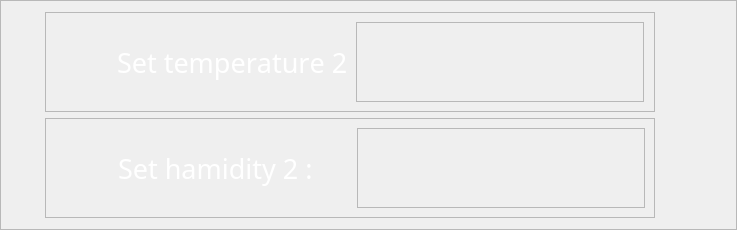
             <widget class="QFrame" name="frame_42">
              <property name="sizePolicy">
               <sizepolicy hsizetype="Expanding" vsizetype="Expanding">
                <horstretch>1</horstretch>
                <verstretch>1</verstretch>
               </sizepolicy>
              </property>
              <property name="minimumSize">
               <size>
                <width>573</width>
                <height>193</height>
               </size>
              </property>
              <property name="maximumSize">
               <size>
                <width>16777215</width>
                <height>255</height>
               </size>
              </property>
              <property name="frameShape">
               <enum>QFrame::StyledPanel</enum>
              </property>
              <property name="frameShadow">
               <enum>QFrame::Raised</enum>
              </property>
              <layout class="QVBoxLayout" name="verticalLayout_11">
               <property name="leftMargin">
                <number>44</number>
               </property>
               <property name="rightMargin">
                <number>81</number>
               </property>
               <item>
                <widget class="QFrame" name="frame_43">
                 <property name="sizePolicy">
                  <sizepolicy hsizetype="Expanding" vsizetype="Expanding">
                   <horstretch>1</horstretch>
                   <verstretch>1</verstretch>
                  </sizepolicy>
                 </property>
                 <property name="minimumSize">
                  <size>
                   <width>445</width>
                   <height>82</height>
                  </size>
                 </property>
                 <property name="maximumSize">
                  <size>
                   <width>16777215</width>
                   <height>100</height>
                  </size>
                 </property>
                 <property name="styleSheet">
                  <string notr="true">#frame_43{
	
	border-image: url(:/images/phptps/frame 1-01.svg);

}</string>
                 </property>
                 <property name="frameShape">
                  <enum>QFrame::StyledPanel</enum>
                 </property>
                 <property name="frameShadow">
                  <enum>QFrame::Raised</enum>
                 </property>
                 <layout class="QHBoxLayout" name="horizontalLayout_48">
                  <property name="rightMargin">
                   <number>10</number>
                  </property>
                  <item>
                   <widget class="QFrame" name="frame_72">
                    <property name="sizePolicy">
                     <sizepolicy hsizetype="Expanding" vsizetype="Expanding">
                      <horstretch>1</horstretch>
                      <verstretch>1</verstretch>
                     </sizepolicy>
                    </property>
                    <property name="minimumSize">
                     <size>
                      <width>195</width>
                      <height>64</height>
                     </size>
                    </property>
                    <property name="styleSheet">
                     <string notr="true">#frame_72{
	border:none;
	background-color: none;

}</string>
                    </property>
                    <property name="frameShape">
                     <enum>QFrame::StyledPanel</enum>
                    </property>
                    <property name="frameShadow">
                     <enum>QFrame::Raised</enum>
                    </property>
                    <layout class="QHBoxLayout" name="horizontalLayout_49">
                     <property name="leftMargin">
                      <number>0</number>
                     </property>
                     <property name="topMargin">
                      <number>0</number>
                     </property>
                     <property name="rightMargin">
                      <number>0</number>
                     </property>
                     <property name="bottomMargin">
                      <number>0</number>
                     </property>
                     <item>
                      <widget class="QLabel" name="temp_image_down_32">
                       <property name="sizePolicy">
                        <sizepolicy hsizetype="Expanding" vsizetype="Expanding">
                         <horstretch>2</horstretch>
                         <verstretch>2</verstretch>
                        </sizepolicy>
                       </property>
                       <property name="minimumSize">
                        <size>
                         <width>44</width>
                         <height>64</height>
                        </size>
                       </property>
                       <property name="styleSheet">
                        <string notr="true">background-color: none;
	image: url(:/images/phptps/tama-sanj-07.svg);</string>
                       </property>
                       <property name="text">
                        <string/>
                       </property>
                      </widget>
                     </item>
                     <item>
                      <widget class="QLabel" name="curent_temp_label_30">
                       <property name="sizePolicy">
                        <sizepolicy hsizetype="Expanding" vsizetype="Expanding">
                         <horstretch>8</horstretch>
                         <verstretch>8</verstretch>
                        </sizepolicy>
                       </property>
                       <property name="minimumSize">
                        <size>
                         <width>233</width>
                         <height>63</height>
                        </size>
                       </property>
                       <property name="font">
                        <font>
                         <family>Bahnschrift SemiLight SemiConde</family>
                         <pointsize>20</pointsize>
                         <weight>50</weight>
                         <italic>false</italic>
                         <bold>false</bold>
                         <underline>false</underline>
                         <strikeout>false</strikeout>
                         <kerning>false</kerning>
                        </font>
                       </property>
                       <property name="styleSheet">
                        <string notr="true">background-color: none;
	
		color: white;
	
</string>
                       </property>
                       <property name="text">
                        <string>Set temperature 2 :</string>
                       </property>
                      </widget>
                     </item>
                     <item>
                      <widget class="QFrame" name="frame_44">
                       <property name="sizePolicy">
                        <sizepolicy hsizetype="Expanding" vsizetype="Expanding">
                         <horstretch>0</horstretch>
                         <verstretch>0</verstretch>
                        </sizepolicy>
                       </property>
                       <property name="minimumSize">
                        <size>
                         <width>148</width>
                         <height>0</height>
                        </size>
                       </property>
                       <property name="styleSheet">
                        <string notr="true">background-color: none;</string>
                       </property>
                       <property name="inputMethodHints">
                        <set>Qt::ImhFormattedNumbersOnly</set>
                       </property>
                       <property name="frameShape">
                        <enum>QFrame::StyledPanel</enum>
                       </property>
                       <property name="frameShadow">
                        <enum>QFrame::Raised</enum>
                       </property>
                       <layout class="QHBoxLayout" name="horizontalLayout_50">
                        <property name="topMargin">
                         <number>16</number>
                        </property>
                        <property name="rightMargin">
                         <number>21</number>
                        </property>
                        <item>
                         <widget class="QTextEdit" name="textEdit_14">
                          <property name="minimumSize">
                           <size>
                            <width>132</width>
                            <height>0</height>
                           </size>
                          </property>
                          <property name="font">
                           <font>
                            <pointsize>21</pointsize>
                           </font>
                          </property>
                          <property name="styleSheet">
                           <string notr="true">background-color: transparent;
border:none;
color: rgb(255, 255, 255);</string>
                          </property>
                          <property name="verticalScrollBarPolicy">
                           <enum>Qt::ScrollBarAlwaysOff</enum>
                          </property>
                          <property name="horizontalScrollBarPolicy">
                           <enum>Qt::ScrollBarAlwaysOff</enum>
                          </property>
                          <property name="tabChangesFocus">
                           <bool>false</bool>
                          </property>
                          <property name="lineWrapMode">
                           <enum>QTextEdit::NoWrap</enum>
                          </property>
                          <property name="lineWrapColumnOrWidth">
                           <number>2</number>
                          </property>
                          <property name="acceptRichText">
                           <bool>true</bool>
                          </property>
                          <property name="cursorWidth">
                           <number>2</number>
                          </property>
                         </widget>
                        </item>
                       </layout>
                      </widget>
                     </item>
                    </layout>
                   </widget>
                  </item>
                 </layout>
                </widget>
               </item>
               <item>
                <widget class="QFrame" name="frame_47">
                 <property name="sizePolicy">
                  <sizepolicy hsizetype="Expanding" vsizetype="Expanding">
                   <horstretch>1</horstretch>
                   <verstretch>1</verstretch>
                  </sizepolicy>
                 </property>
                 <property name="maximumSize">
                  <size>
                   <width>16777215</width>
                   <height>100</height>
                  </size>
                 </property>
                 <property name="styleSheet">
                  <string notr="true">#frame_47{
	
	border-image: url(:/images/phptps/frame 1-01.svg);

}</string>
                 </property>
                 <property name="frameShape">
                  <enum>QFrame::StyledPanel</enum>
                 </property>
                 <property name="frameShadow">
                  <enum>QFrame::Raised</enum>
                 </property>
                 <layout class="QHBoxLayout" name="horizontalLayout_51">
                  <property name="leftMargin">
                   <number>0</number>
                  </property>
                  <property name="topMargin">
                   <number>0</number>
                  </property>
                  <property name="rightMargin">
                   <number>0</number>
                  </property>
                  <property name="bottomMargin">
                   <number>0</number>
                  </property>
                  <item alignment="Qt::AlignVCenter">
                   <widget class="QFrame" name="frame_73">
                    <property name="sizePolicy">
                     <sizepolicy hsizetype="Expanding" vsizetype="Expanding">
                      <horstretch>1</horstretch>
                      <verstretch>1</verstretch>
                     </sizepolicy>
                    </property>
                    <property name="minimumSize">
                     <size>
                      <width>445</width>
                      <height>82</height>
                     </size>
                    </property>
                    <property name="styleSheet">
                     <string notr="true">#frame_73{
	border:none;
	background-color: none;

}</string>
                    </property>
                    <property name="frameShape">
                     <enum>QFrame::StyledPanel</enum>
                    </property>
                    <property name="frameShadow">
                     <enum>QFrame::Raised</enum>
                    </property>
                    <layout class="QHBoxLayout" name="horizontalLayout_52">
                     <item>
                      <widget class="QLabel" name="temp_image_down_33">
                       <property name="sizePolicy">
                        <sizepolicy hsizetype="Expanding" vsizetype="Expanding">
                         <horstretch>2</horstretch>
                         <verstretch>2</verstretch>
                        </sizepolicy>
                       </property>
                       <property name="minimumSize">
                        <size>
                         <width>44</width>
                         <height>62</height>
                        </size>
                       </property>
                       <property name="styleSheet">
                        <string notr="true">background-color: none;
image: url(:/images/phptps/rotobat-07.svg);</string>
                       </property>
                       <property name="text">
                        <string/>
                       </property>
                      </widget>
                     </item>
                     <item>
                      <widget class="QLabel" name="curent_temp_label_31">
                       <property name="sizePolicy">
                        <sizepolicy hsizetype="Expanding" vsizetype="Expanding">
                         <horstretch>8</horstretch>
                         <verstretch>8</verstretch>
                        </sizepolicy>
                       </property>
                       <property name="minimumSize">
                        <size>
                         <width>233</width>
                         <height>63</height>
                        </size>
                       </property>
                       <property name="font">
                        <font>
                         <family>Bahnschrift SemiLight SemiConde</family>
                         <pointsize>20</pointsize>
                         <weight>50</weight>
                         <italic>false</italic>
                         <bold>false</bold>
                         <underline>false</underline>
                         <strikeout>false</strikeout>
                         <kerning>false</kerning>
                        </font>
                       </property>
                       <property name="styleSheet">
                        <string notr="true">background-color: none;
	
		color: white;
	
</string>
                       </property>
                       <property name="text">
                        <string>Set hamidity 2 :</string>
                       </property>
                      </widget>
                     </item>
                     <item>
                      <widget class="QFrame" name="frame_48">
                       <property name="sizePolicy">
                        <sizepolicy hsizetype="Expanding" vsizetype="Expanding">
                         <horstretch>0</horstretch>
                         <verstretch>0</verstretch>
                        </sizepolicy>
                       </property>
                       <property name="minimumSize">
                        <size>
                         <width>148</width>
                         <height>0</height>
                        </size>
                       </property>
                       <property name="styleSheet">
                        <string notr="true">background-color: none;</string>
                       </property>
                       <property name="inputMethodHints">
                        <set>Qt::ImhFormattedNumbersOnly</set>
                       </property>
                       <property name="frameShape">
                        <enum>QFrame::StyledPanel</enum>
                       </property>
                       <property name="frameShadow">
                        <enum>QFrame::Raised</enum>
                       </property>
                       <layout class="QHBoxLayout" name="horizontalLayout_53">
                        <property name="topMargin">
                         <number>16</number>
                        </property>
                        <property name="rightMargin">
                         <number>21</number>
                        </property>
                        <item>
                         <widget class="QTextEdit" name="textEdit_15">
                          <property name="minimumSize">
                           <size>
                            <width>132</width>
                            <height>0</height>
                           </size>
                          </property>
                          <property name="sizeIncrement">
                           <size>
                            <width>0</width>
                            <height>0</height>
                           </size>
                          </property>
                          <property name="font">
                           <font>
                            <pointsize>21</pointsize>
                           </font>
                          </property>
                          <property name="styleSheet">
                           <string notr="true">background-color: transparent;
border:none;
color: rgb(255, 255, 255);</string>
                          </property>
                          <property name="verticalScrollBarPolicy">
                           <enum>Qt::ScrollBarAlwaysOff</enum>
                          </property>
                          <property name="horizontalScrollBarPolicy">
                           <enum>Qt::ScrollBarAlwaysOff</enum>
                          </property>
                          <property name="lineWrapMode">
                           <enum>QTextEdit::NoWrap</enum>
                          </property>
                         </widget>
                        </item>
                       </layout>
                      </widget>
                     </item>
                    </layout>
                   </widget>
                  </item>
                 </layout>
                </widget>
               </item>
              </layout>
             </widget>
